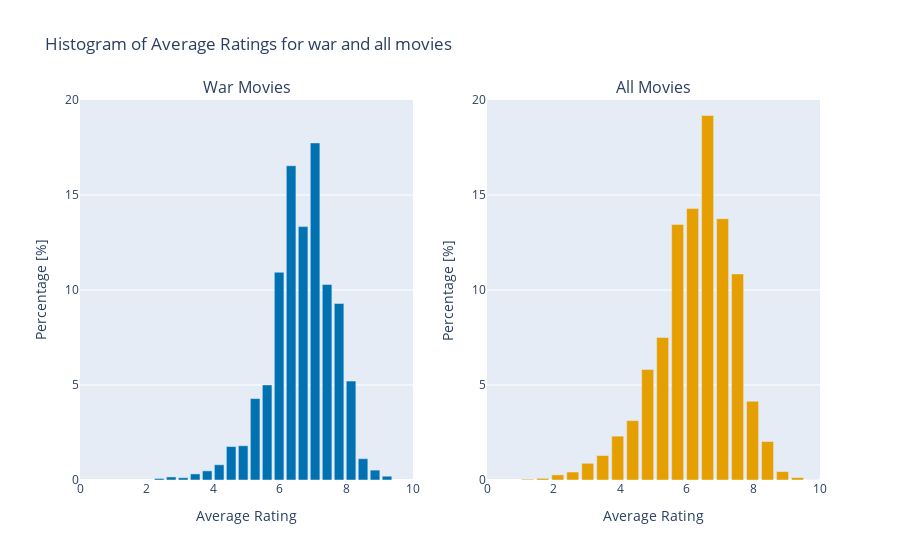

The cell this chart's notebook holds for it:
### Markdown cell above
Histogram Comparaison

### Code cell
# Calculate histogram with fixed bin edges for war movies
counts_war, bin_edges_war = np.histogram(all_movies_war_ratings['averageRating'], bins=20)
percentages_war = counts_war / len(all_movies_war_ratings) * 100
bin_midpoints_war = (bin_edges_war[:-1] + bin_edges_war[1:]) / 2
histogram_data_war = pd.DataFrame({'Bin Midpoints': bin_midpoints_war, 'Percentage': percentages_war})

# Calculate histogram with fixed bin edges for all movies
counts_all, bin_edges_all = np.histogram(all_movies_ratings['averageRating'], bins=20)
percentages_all = counts_all / len(all_movies_ratings) * 100
bin_midpoints_all = (bin_edges_all[:-1] + bin_edges_all[1:]) / 2
histogram_data_all = pd.DataFrame({'Bin Midpoints': bin_midpoints_all, 'Percentage': percentages_all})

# Create subplots
fig = sp.make_subplots(rows=1, cols=2, subplot_titles=['War Movies', 'All Movies'])

# Add bar chart for war movies
fig.add_trace(go.Bar(x=histogram_data_war['Bin Midpoints'], y=histogram_data_war['Percentage'], name='War Movies', marker_color='rgb(0, 114, 178)'),
              row=1, col=1)
fig.update_xaxes(title_text='Average Rating', range=[0, 10], row=1, col=1)
fig.update_yaxes(title_text='Percentage [%]',range=[0, 20], row=1, col=1)  

# Add bar chart for all movies
fig.add_trace(go.Bar(x=histogram_data_all['Bin Midpoints'], y=histogram_data_all['Percentage'], name='All Movies', marker_color='rgb(230, 159, 0)'),
              row=1, col=2)
fig.update_xaxes(title_text='Average Rating', range=[0, 10], row=1, col=2)
fig.update_yaxes(title_text='Percentage [%]', range=[0, 20], row=1, col=2) 

# Update layout
fig.update_layout(
   title_text='Histogram of Average Ratings for war and all movies',
    showlegend=False 
)

fig.show()

### Figure 1 — Plotly figure (JSON) as saved in the notebook; plotly's stock layout.template omitted (floating-point values rounded to 4 significant figures)
{"data": [{"marker": {"color": "rgb(0, 114, 178)"}, "name": "War Movies", "type": "bar", "x": [2.38, 2.74, 3.1, 3.46, 3.82, 4.18, 4.54, 4.9, 5.26, 5.62, 5.98, 6.34, 6.7, 7.06, 7.42, 7.78, 8.14, 8.5, 8.86, 9.22], "xaxis": "x", "y": [0.0801, 0.1602, 0.1201, 0.3204, 0.4806, 0.801, 1.762, 1.802, 4.285, 5.006, 10.93, 16.54, 13.34, 17.74, 10.29, 9.291, 5.206, 1.121, 0.5206, 0.2002], "yaxis": "y"}, {"marker": {"color": "rgb(230, 159, 0)"}, "name": "All Movies", "type": "bar", "x": [1.225, 1.675, 2.125, 2.575, 3.025, 3.475, 3.925, 4.375, 4.825, 5.275, 5.725, 6.175, 6.625, 7.075, 7.525, 7.975, 8.425, 8.875, 9.325, 9.775], "xaxis": "x2", "y": [0.03979, 0.08695, 0.2697, 0.42, 0.8799, 1.288, 2.308, 3.126, 5.813, 7.502, 13.45, 14.29, 19.18, 13.75, 10.85, 4.146, 2.026, 0.4466, 0.1253, 0.005895], "yaxis": "y2"}], "layout": {"annotations": [{"font": {"size": 16}, "showarrow": false, "text": "War Movies", "x": 0.225, "xanchor": "center", "xref": "paper", "y": 1, "yanchor": "bottom", "yref": "paper"}, {"font": {"size": 16}, "showarrow": false, "text": "All Movies", "x": 0.775, "xanchor": "center", "xref": "paper", "y": 1, "yanchor": "bottom", "yref": "paper"}], "showlegend": false, "title": {"text": "Histogram of Average Ratings for war and all movies"}, "xaxis": {"anchor": "y", "domain": [0, 0.45], "range": [0, 10], "title": {"text": "Average Rating"}}, "xaxis2": {"anchor": "y2", "domain": [0.55, 1], "range": [0, 10], "title": {"text": "Average Rating"}}, "yaxis": {"anchor": "x", "domain": [0, 1], "range": [0, 20], "title": {"text": "Percentage [%]"}}, "yaxis2": {"anchor": "x2", "domain": [0, 1], "range": [0, 20], "title": {"text": "Percentage [%]"}}}}
